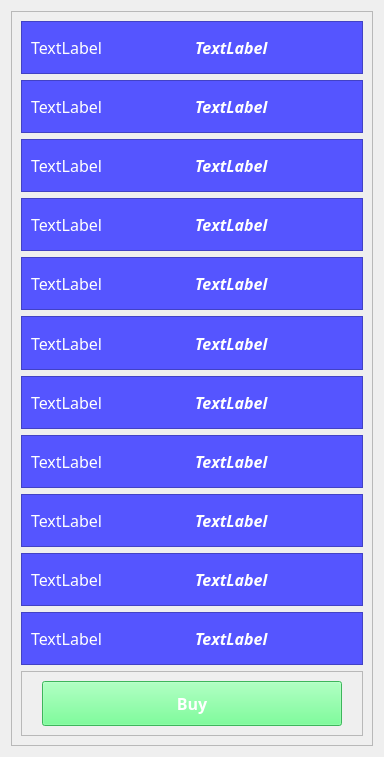
                   <widget class="QWidget" name="scrollAreaWidgetContents_3">
                    <property name="geometry">
                     <rect>
                      <x>0</x>
                      <y>0</y>
                      <width>384</width>
                      <height>757</height>
                     </rect>
                    </property>
                    <layout class="QVBoxLayout" name="verticalLayout_17">
                     <item>
                      <widget class="QFrame" name="frame_26">
                       <property name="styleSheet">
                        <string notr="true">color: rgb(255, 255, 255);</string>
                       </property>
                       <property name="frameShape">
                        <enum>QFrame::StyledPanel</enum>
                       </property>
                       <property name="frameShadow">
                        <enum>QFrame::Raised</enum>
                       </property>
                       <layout class="QVBoxLayout" name="verticalLayout_16">
                        <item>
                         <widget class="QFrame" name="frame_36">
                          <property name="styleSheet">
                           <string notr="true">background-color: rgb(85, 85, 255);</string>
                          </property>
                          <property name="frameShape">
                           <enum>QFrame::StyledPanel</enum>
                          </property>
                          <property name="frameShadow">
                           <enum>QFrame::Raised</enum>
                          </property>
                          <layout class="QHBoxLayout" name="horizontalLayout_45">
                           <item>
                            <widget class="QLabel" name="label_42">
                             <property name="font">
                              <font>
                               <family>Montserrat SemiBold</family>
                               <pointsize>12</pointsize>
                              </font>
                             </property>
                             <property name="text">
                              <string>TextLabel</string>
                             </property>
                            </widget>
                           </item>
                           <item>
                            <widget class="QLabel" name="label_info_name">
                             <property name="font">
                              <font>
                               <family>Montserrat Light</family>
                               <pointsize>12</pointsize>
                               <weight>75</weight>
                               <italic>true</italic>
                               <bold>true</bold>
                              </font>
                             </property>
                             <property name="styleSheet">
                              <string notr="true">color: rgb(255, 255, 255);</string>
                             </property>
                             <property name="text">
                              <string>TextLabel</string>
                             </property>
                            </widget>
                           </item>
                          </layout>
                         </widget>
                        </item>
                        <item>
                         <widget class="QFrame" name="frame_46">
                          <property name="styleSheet">
                           <string notr="true">background-color: rgb(85, 85, 255);</string>
                          </property>
                          <property name="frameShape">
                           <enum>QFrame::StyledPanel</enum>
                          </property>
                          <property name="frameShadow">
                           <enum>QFrame::Raised</enum>
                          </property>
                          <layout class="QHBoxLayout" name="horizontalLayout_46">
                           <item>
                            <widget class="QLabel" name="label_44">
                             <property name="font">
                              <font>
                               <family>Montserrat SemiBold</family>
                               <pointsize>12</pointsize>
                              </font>
                             </property>
                             <property name="text">
                              <string>TextLabel</string>
                             </property>
                            </widget>
                           </item>
                           <item>
                            <widget class="QLabel" name="label_info_win">
                             <property name="font">
                              <font>
                               <family>Montserrat Light</family>
                               <pointsize>12</pointsize>
                               <weight>75</weight>
                               <italic>true</italic>
                               <bold>true</bold>
                              </font>
                             </property>
                             <property name="styleSheet">
                              <string notr="true">color: rgb(255, 255, 255);</string>
                             </property>
                             <property name="text">
                              <string>TextLabel</string>
                             </property>
                            </widget>
                           </item>
                          </layout>
                         </widget>
                        </item>
                        <item>
                         <widget class="QFrame" name="frame_47">
                          <property name="styleSheet">
                           <string notr="true">background-color: rgb(85, 85, 255);</string>
                          </property>
                          <property name="frameShape">
                           <enum>QFrame::StyledPanel</enum>
                          </property>
                          <property name="frameShadow">
                           <enum>QFrame::Raised</enum>
                          </property>
                          <layout class="QHBoxLayout" name="horizontalLayout_47">
                           <item>
                            <widget class="QLabel" name="label_46">
                             <property name="font">
                              <font>
                               <family>Montserrat SemiBold</family>
                               <pointsize>12</pointsize>
                              </font>
                             </property>
                             <property name="text">
                              <string>TextLabel</string>
                             </property>
                            </widget>
                           </item>
                           <item>
                            <widget class="QLabel" name="label_info_proc">
                             <property name="font">
                              <font>
                               <family>Montserrat Light</family>
                               <pointsize>12</pointsize>
                               <weight>75</weight>
                               <italic>true</italic>
                               <bold>true</bold>
                              </font>
                             </property>
                             <property name="styleSheet">
                              <string notr="true">color: rgb(255, 255, 255);</string>
                             </property>
                             <property name="text">
                              <string>TextLabel</string>
                             </property>
                            </widget>
                           </item>
                          </layout>
                         </widget>
                        </item>
                        <item>
                         <widget class="QFrame" name="frame_48">
                          <property name="styleSheet">
                           <string notr="true">background-color: rgb(85, 85, 255);</string>
                          </property>
                          <property name="frameShape">
                           <enum>QFrame::StyledPanel</enum>
                          </property>
                          <property name="frameShadow">
                           <enum>QFrame::Raised</enum>
                          </property>
                          <layout class="QHBoxLayout" name="horizontalLayout_48">
                           <item>
                            <widget class="QLabel" name="label_48">
                             <property name="font">
                              <font>
                               <family>Montserrat SemiBold</family>
                               <pointsize>12</pointsize>
                              </font>
                             </property>
                             <property name="text">
                              <string>TextLabel</string>
                             </property>
                            </widget>
                           </item>
                           <item>
                            <widget class="QLabel" name="label_info_mb">
                             <property name="font">
                              <font>
                               <family>Montserrat Light</family>
                               <pointsize>12</pointsize>
                               <weight>75</weight>
                               <italic>true</italic>
                               <bold>true</bold>
                              </font>
                             </property>
                             <property name="styleSheet">
                              <string notr="true">color: rgb(255, 255, 255);</string>
                             </property>
                             <property name="text">
                              <string>TextLabel</string>
                             </property>
                            </widget>
                           </item>
                          </layout>
                         </widget>
                        </item>
                        <item>
                         <widget class="QFrame" name="frame_49">
                          <property name="styleSheet">
                           <string notr="true">background-color: rgb(85, 85, 255);</string>
                          </property>
                          <property name="frameShape">
                           <enum>QFrame::StyledPanel</enum>
                          </property>
                          <property name="frameShadow">
                           <enum>QFrame::Raised</enum>
                          </property>
                          <layout class="QHBoxLayout" name="horizontalLayout_49">
                           <item>
                            <widget class="QLabel" name="label_50">
                             <property name="font">
                              <font>
                               <family>Montserrat SemiBold</family>
                               <pointsize>12</pointsize>
                              </font>
                             </property>
                             <property name="text">
                              <string>TextLabel</string>
                             </property>
                            </widget>
                           </item>
                           <item>
                            <widget class="QLabel" name="label_info_video">
                             <property name="font">
                              <font>
                               <family>Montserrat Light</family>
                               <pointsize>12</pointsize>
                               <weight>75</weight>
                               <italic>true</italic>
                               <bold>true</bold>
                              </font>
                             </property>
                             <property name="styleSheet">
                              <string notr="true">color: rgb(255, 255, 255);</string>
                             </property>
                             <property name="text">
                              <string>TextLabel</string>
                             </property>
                            </widget>
                           </item>
                          </layout>
                         </widget>
                        </item>
                        <item>
                         <widget class="QFrame" name="frame_50">
                          <property name="styleSheet">
                           <string notr="true">background-color: rgb(85, 85, 255);</string>
                          </property>
                          <property name="frameShape">
                           <enum>QFrame::StyledPanel</enum>
                          </property>
                          <property name="frameShadow">
                           <enum>QFrame::Raised</enum>
                          </property>
                          <layout class="QHBoxLayout" name="horizontalLayout_50">
                           <item>
                            <widget class="QLabel" name="label_52">
                             <property name="font">
                              <font>
                               <family>Montserrat SemiBold</family>
                               <pointsize>12</pointsize>
                              </font>
                             </property>
                             <property name="text">
                              <string>TextLabel</string>
                             </property>
                            </widget>
                           </item>
                           <item>
                            <widget class="QLabel" name="label_info_ozu">
                             <property name="font">
                              <font>
                               <family>Montserrat Light</family>
                               <pointsize>12</pointsize>
                               <weight>75</weight>
                               <italic>true</italic>
                               <bold>true</bold>
                              </font>
                             </property>
                             <property name="styleSheet">
                              <string notr="true">color: rgb(255, 255, 255);</string>
                             </property>
                             <property name="text">
                              <string>TextLabel</string>
                             </property>
                            </widget>
                           </item>
                          </layout>
                         </widget>
                        </item>
                        <item>
                         <widget class="QFrame" name="frame_51">
                          <property name="styleSheet">
                           <string notr="true">background-color: rgb(85, 85, 255);</string>
                          </property>
                          <property name="frameShape">
                           <enum>QFrame::StyledPanel</enum>
                          </property>
                          <property name="frameShadow">
                           <enum>QFrame::Raised</enum>
                          </property>
                          <layout class="QHBoxLayout" name="horizontalLayout_51">
                           <item>
                            <widget class="QLabel" name="label_54">
                             <property name="font">
                              <font>
                               <family>Montserrat SemiBold</family>
                               <pointsize>12</pointsize>
                              </font>
                             </property>
                             <property name="text">
                              <string>TextLabel</string>
                             </property>
                            </widget>
                           </item>
                           <item>
                            <widget class="QLabel" name="label_info_ssd">
                             <property name="font">
                              <font>
                               <family>Montserrat Light</family>
                               <pointsize>12</pointsize>
                               <weight>75</weight>
                               <italic>true</italic>
                               <bold>true</bold>
                              </font>
                             </property>
                             <property name="styleSheet">
                              <string notr="true">color: rgb(255, 255, 255);</string>
                             </property>
                             <property name="text">
                              <string>TextLabel</string>
                             </property>
                            </widget>
                           </item>
                          </layout>
                         </widget>
                        </item>
                        <item>
                         <widget class="QFrame" name="frame_52">
                          <property name="styleSheet">
                           <string notr="true">background-color: rgb(85, 85, 255);</string>
                          </property>
                          <property name="frameShape">
                           <enum>QFrame::StyledPanel</enum>
                          </property>
                          <property name="frameShadow">
                           <enum>QFrame::Raised</enum>
                          </property>
                          <layout class="QHBoxLayout" name="horizontalLayout_52">
                           <item>
                            <widget class="QLabel" name="label_56">
                             <property name="font">
                              <font>
                               <family>Montserrat SemiBold</family>
                               <pointsize>12</pointsize>
                              </font>
                             </property>
                             <property name="text">
                              <string>TextLabel</string>
                             </property>
                            </widget>
                           </item>
                           <item>
                            <widget class="QLabel" name="label_info_hdd">
                             <property name="font">
                              <font>
                               <family>Montserrat Light</family>
                               <pointsize>12</pointsize>
                               <weight>75</weight>
                               <italic>true</italic>
                               <bold>true</bold>
                              </font>
                             </property>
                             <property name="styleSheet">
                              <string notr="true">color: rgb(255, 255, 255);</string>
                             </property>
                             <property name="text">
                              <string>TextLabel</string>
                             </property>
                            </widget>
                           </item>
                          </layout>
                         </widget>
                        </item>
                        <item>
                         <widget class="QFrame" name="frame_54">
                          <property name="styleSheet">
                           <string notr="true">background-color: rgb(85, 85, 255);</string>
                          </property>
                          <property name="frameShape">
                           <enum>QFrame::StyledPanel</enum>
                          </property>
                          <property name="frameShadow">
                           <enum>QFrame::Raised</enum>
                          </property>
                          <layout class="QHBoxLayout" name="horizontalLayout_55">
                           <item>
                            <widget class="QLabel" name="label_57">
                             <property name="font">
                              <font>
                               <family>Montserrat SemiBold</family>
                               <pointsize>12</pointsize>
                              </font>
                             </property>
                             <property name="text">
                              <string>TextLabel</string>
                             </property>
                            </widget>
                           </item>
                           <item>
                            <widget class="QLabel" name="label_info_block">
                             <property name="font">
                              <font>
                               <family>Montserrat Light</family>
                               <pointsize>12</pointsize>
                               <weight>75</weight>
                               <italic>true</italic>
                               <bold>true</bold>
                              </font>
                             </property>
                             <property name="styleSheet">
                              <string notr="true">color: rgb(255, 255, 255);</string>
                             </property>
                             <property name="text">
                              <string>TextLabel</string>
                             </property>
                            </widget>
                           </item>
                          </layout>
                         </widget>
                        </item>
                        <item>
                         <widget class="QFrame" name="frame_57">
                          <property name="styleSheet">
                           <string notr="true">background-color: rgb(85, 85, 255);</string>
                          </property>
                          <property name="frameShape">
                           <enum>QFrame::StyledPanel</enum>
                          </property>
                          <property name="frameShadow">
                           <enum>QFrame::Raised</enum>
                          </property>
                          <layout class="QHBoxLayout" name="horizontalLayout_58">
                           <item>
                            <widget class="QLabel" name="label_60">
                             <property name="font">
                              <font>
                               <family>Montserrat SemiBold</family>
                               <pointsize>12</pointsize>
                              </font>
                             </property>
                             <property name="text">
                              <string>TextLabel</string>
                             </property>
                            </widget>
                           </item>
                           <item>
                            <widget class="QLabel" name="label_info_cp">
                             <property name="font">
                              <font>
                               <family>Montserrat Light</family>
                               <pointsize>12</pointsize>
                               <weight>75</weight>
                               <italic>true</italic>
                               <bold>true</bold>
                              </font>
                             </property>
                             <property name="styleSheet">
                              <string notr="true">color: rgb(255, 255, 255);</string>
                             </property>
                             <property name="text">
                              <string>TextLabel</string>
                             </property>
                            </widget>
                           </item>
                          </layout>
                         </widget>
                        </item>
                        <item>
                         <widget class="QFrame" name="frame_56">
                          <property name="styleSheet">
                           <string notr="true">background-color: rgb(85, 85, 255);</string>
                          </property>
                          <property name="frameShape">
                           <enum>QFrame::StyledPanel</enum>
                          </property>
                          <property name="frameShadow">
                           <enum>QFrame::Raised</enum>
                          </property>
                          <layout class="QHBoxLayout" name="horizontalLayout_57">
                           <item>
                            <widget class="QLabel" name="label_59">
                             <property name="font">
                              <font>
                               <family>Montserrat SemiBold</family>
                               <pointsize>12</pointsize>
                              </font>
                             </property>
                             <property name="text">
                              <string>TextLabel</string>
                             </property>
                            </widget>
                           </item>
                           <item>
                            <widget class="QLabel" name="label_info_cc">
                             <property name="font">
                              <font>
                               <family>Montserrat Light</family>
                               <pointsize>12</pointsize>
                               <weight>75</weight>
                               <italic>true</italic>
                               <bold>true</bold>
                              </font>
                             </property>
                             <property name="styleSheet">
                              <string notr="true">color: rgb(255, 255, 255);</string>
                             </property>
                             <property name="text">
                              <string>TextLabel</string>
                             </property>
                            </widget>
                           </item>
                          </layout>
                         </widget>
                        </item>
                        <item>
                         <widget class="QFrame" name="frame_53">
                          <property name="frameShape">
                           <enum>QFrame::StyledPanel</enum>
                          </property>
                          <property name="frameShadow">
                           <enum>QFrame::Raised</enum>
                          </property>
                          <layout class="QHBoxLayout" name="horizontalLayout_53">
                           <item>
                            <spacer name="horizontalSpacer_17">
                             <property name="orientation">
                              <enum>Qt::Horizontal</enum>
                             </property>
                             <property name="sizeHint" stdset="0">
                              <size>
                               <width>394</width>
                               <height>20</height>
                              </size>
                             </property>
                            </spacer>
                           </item>
                           <item>
                            <widget class="QPushButton" name="btn_info_buy">
                             <property name="minimumSize">
                              <size>
                               <width>300</width>
                               <height>0</height>
                              </size>
                             </property>
                             <property name="font">
                              <font>
                               <family>Montserrat</family>
                               <pointsize>12</pointsize>
                               <weight>75</weight>
                               <bold>true</bold>
                              </font>
                             </property>
                             <property name="cursor">
                              <cursorShape>PointingHandCursor</cursorShape>
                             </property>
                             <property name="styleSheet">
                              <string notr="true">QPushButton {
	
	background-color: rgb(85, 255, 127);
	padding-left: 60px;
	padding-right: 60px;
	padding-top: 10px;
	padding-bottom: 10px;
	color: rgb(255, 255, 255);
}
QPushButton:hover {
	border: 3px solid rgb(48, 50, 62);
background-color: rgb(227, 227, 227);
}
</string>
                             </property>
                             <property name="text">
                              <string>Buy</string>
                             </property>
                            </widget>
                           </item>
                           <item>
                            <spacer name="horizontalSpacer_18">
                             <property name="orientation">
                              <enum>Qt::Horizontal</enum>
                             </property>
                             <property name="sizeHint" stdset="0">
                              <size>
                               <width>394</width>
                               <height>20</height>
                              </size>
                             </property>
                            </spacer>
                           </item>
                          </layout>
                         </widget>
                        </item>
                       </layout>
                      </widget>
                     </item>
                    </layout>
                   </widget>
